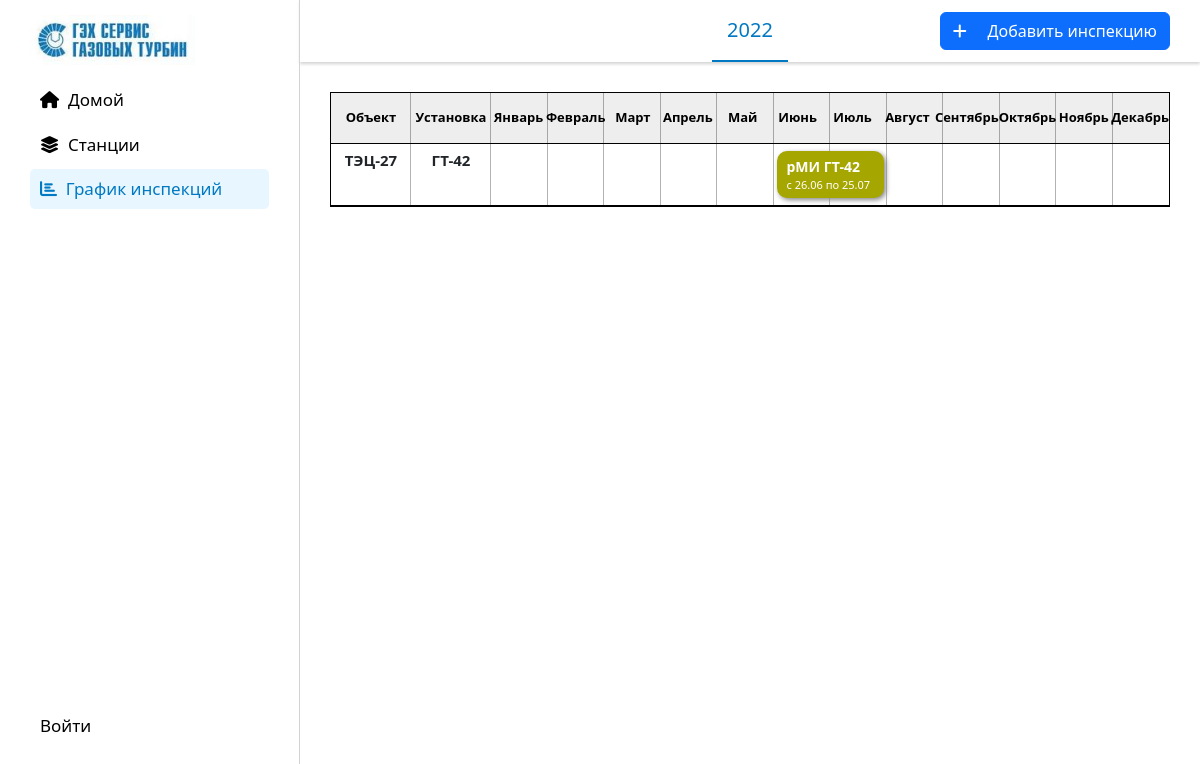
/chart/, run on an earlier commit of the app's database.
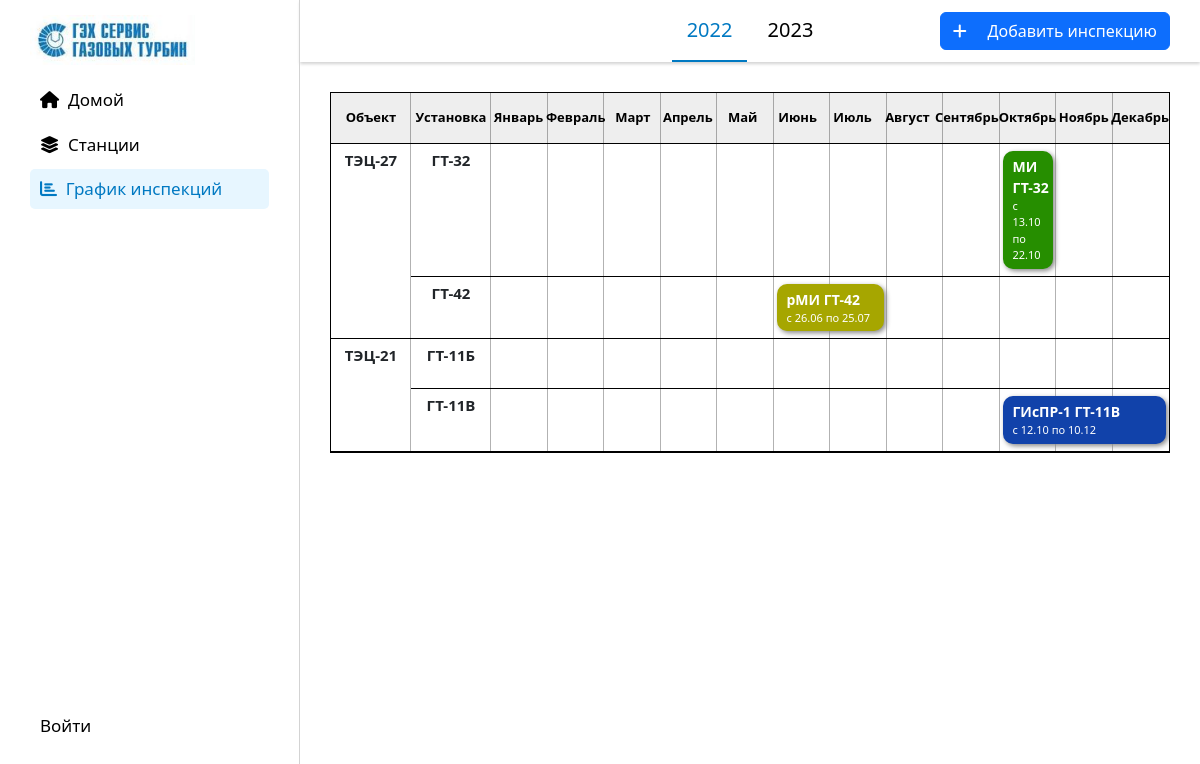
And on a later commit of the database.
### main/models.py (models this page shows, shortened)
class Station(models.Model):
    name = models.CharField('Наименование станции', max_length=100)
    short_name = models.CharField('Короткое наименование станции', max_length=10, default='-')
    number = models.IntegerField('Ид.', default=0, null=True, blank=True)
    company = models.CharField('Генерирующая компания', max_length=50, null=True, blank=True)
    image = models.ImageField('Изображение', blank=True, upload_to='')
    address = models.CharField('Адрес нахождения', max_length=100, null=True, blank=True)
    text = models.CharField('Текст', max_length=100, null=True, blank=True)
    large_text = models.TextField('Большой текст', max_length=2000, null=True, blank=True)

class Unit(models.Model):
    station = models.ForeignKey(Station, on_delete=models.CASCADE)
    name = models.CharField('Наименование установки', max_length=100)
    short_name = models.CharField('Короткое наименование установки', max_length=10, default='-')
    unit_type = models.ForeignKey(UnitType, on_delete=models.SET_NULL, null=True, blank=True)
    station_number = models.CharField('Станционный номер', max_length=10, null=True, blank=True)

class Event(models.Model):
    unit = models.ForeignKey(Unit, on_delete=models.CASCADE)
    event_type = models.ForeignKey(UnitEventType, on_delete=models.SET_NULL, null=True, blank=True)
    short_name = models.CharField('Короткое имя события', max_length=10)
    full_name = models.CharField('Полное имя события', max_length=100)
    start = models.DateField('Дата начала')
    end = models.DateField('Дата окончания')
    duration = models.IntegerField('Длительность', default=0)
    report = models.CharField('Номер отчета', max_length=50, null=True, blank=True, default='-')
    contract = models.ForeignKey(Contract, null=True, on_delete=models.SET_NULL, blank=True)
    report_file = models.FileField('Файл отчета', upload_to='', null=True, blank=True)

### main/views.py (the view)
# urls.py: path('chart/', views.chart, name='chart'),
def chart(request):
    year_list = [x[0] for x in set(list(Event.objects.values_list('start__year')) + list(Event.objects.values_list('end__year')))]
    print(year_list)
    years = []
    for year in sorted(year_list):
        stations = []
        station_list = Station.objects.all().order_by('number')
        for station in station_list:
            units = []
            unit_list = Unit.objects.order_by('short_name').filter(station=station)
            for unit in unit_list:
                event_list = []
                for event in Event.objects.order_by('start').filter(unit=unit):
                    if event.start.year == year or event.end.year == year:
                        event_list.append(event)
                unit_dict = {'unit' : unit, 'events' : event_list}
                units.append(unit_dict)
            station_dict = {'station' : station, 'units' : units}
            stations.append(station_dict)
        year_dict = {'year' : year, 'stations' : stations}
        years.append(year_dict)
    data = {'years' : years}
    return render(request, 'main/event_chart.html', data)

### main/templates/main/event_chart.html (shortened to what this page needs)
{% extends 'main/new_layout.html' %}
{% load static %}
{% block nav-chart %}
<a href="{% url 'chart' %}" class="active"><i class="fa-solid fa-chart-bar"></i>&nbsp&nbspГрафик инспекций</a>
{% endblock %}
{% block head %}
    <link rel="stylesheet" href="{% static 'main/css/container.css' %}">
    <link rel="stylesheet" href="{% static 'main/css/tab.css' %}">
    <link rel="stylesheet" href="{% static 'main/css/tab__tabcontent__block.css' %}">
{% endblock %}
{% block content %}
<div class="tab" style="text-align: center; font-size: 20px">
    {% for year in years %}
    <button class="tablinks" onclick="openTab(event, '{{ year.year }}')"
            {% if year.year == 2022 %}
            id="defaultOpen"
            {%endif %}
    >
        {{ year.year }}
    </button>
    {% endfor %}
</div>
<a href="{% url 'create_card' %}">
    <button class="btn btn-primary" style="position: absolute; top: 12px; right:30px">
        <i class="fa-solid fa-plus"></i>&nbsp&nbsp&nbsp&nbsp  Добавить инспекцию
    </button>
</a>
{% for year in years %}
<div id="{{ year.year }}" class="tabcontent">
<div class="chart-container">
    <div class="chart">
        <div class="chart-row chart-period" id="navbar">
            <span>Объект</span>
            <span>Установка</span>
            <span>Январь</span>
            <span>Февраль</span>
            <span>Март</span>
            <span>Апрель</span>
            <span>Май</span>
            <span>Июнь</span>
            <span>Июль</span>
            <span>Август</span>
            <span>Сентябрь</span>
            <span>Октябрь</span>
            <span>Ноябрь</span>
            <span>Декабрь</span>
        </div>
        <div class="chart-row chart-lines">
            <span></span><span></span><span></span><span></span>
            <span></span><span></span><span></span>
            <span></span><span></span><span style=""></span>
            <span></span><span></span><span></span>
        </div>
        {% for station in year.stations %}
        <div class="chart-row">
            <div class="chart-row-station">
                {{ station.station.short_name }}
            </div>
            <div>
                {% for unit in station.units %}
                <div class="chart-row-units">
                    <div class="chart-row-unit">{{ unit.unit.short_name }}<br>
                        </div>
                    {% for event in unit.events %}
                        <li onclick="location.href='{% url 'event_detail' event.id %}';"  style="
                        {% if event.start.year == year.year %}
                            grid-column-start: calc({{event.start.month}} + 1);
                        {% else %}
                            grid-column-start: calc({{ 1 }} + 1) ;
                        {% endif %}
                        {% if event.end.year == year.year %}
                            grid-column-end: calc({{event.end.month}} + 2);
                        {% else %}
                            grid-column-end: calc({{ 12 }} + 2) ;
                        {% endif %}
                        background-color:
                        {% if event.duration <= 14 %}
                            #268e00
                        {% elif event.duration <= 30 %}
                            #a6a600
                        {% else %}
                            #1142AA
                        {% endif %}">
                            <span style="font-weight: bolder; font-size: 14px">{{ event.short_name }} {{unit.unit.short_name}}</span><br>
                            с {{ event.start|date:'d.m' }} по {{ event.end|date:'d.m' }}
                        </li>
                    {% endfor %}
                </div>
                {% endfor %}
            </div>
        </div>
        {% endfor %}
    </div>
</div>
</div>
{% endfor %}
{% endblock %}

### main/templates/main/new_layout.html (shortened to what this page needs)
{% load static %}
<!DOCTYPE html>
<html lang="ru">
<head>
    <link href="https://cdn.jsdelivr.net/npm/bootstrap@5.2.0/dist/css/bootstrap.min.css" rel="stylesheet">
    <link rel="stylesheet" href="{% static 'main/css/new_main.css' %}">
    <link rel="stylesheet" href="{% static 'main/css/topnav.css' %}">
    {% block head %}{% endblock %}
</head>
<body>
<div class="sidenav">
    <img src="{% static 'main/img/logo1.jpg' %}" class="" alt="" height="100" style="margin-left: 30px">
    {% block nav-home %}<a href="{% url 'home' %}"><i class="fa-solid fa-house"></i>&nbsp&nbspДомой</a>{% endblock %}
    {% block nav-stations %}<a href="{% url 'stations' %}"><i class="fa-solid fa-layer-group"></i>&nbsp&nbspСтанции</a>{% endblock %}
    {% block nav-chart %}<a href="{% url 'chart' %}"><i class="fa-solid fa-chart-bar"></i>&nbsp&nbspГрафик инспекций</a>{% endblock %}
    <div class="auth">
        {% if not user.is_authenticated %}
            <a href="{% url 'login' %}?next={{request.path}}" style="">Войти</a>
        {% else %}
            <div class="user-info" style="display: inline-block">
                {{ user.first_name }} {{ user.last_name }}<br>
                @{{ user.username }}
            </div>
            <a href="{% url 'logout' %}?next={{request.path}}" style="">Выйти</a>
        {% endif %}
    </div>
</div>
<div class="main">
    {% block content %}
    {% endblock %}
</div>
</body>
</html>

### main/static/main/css/new_main.css (style rules this page uses)
body { min-width: calc(100% - 30px); }
.main { margin: 0px 0px 0px 300px; }
.sidenav { height: 100%; width: 300px; position: fixed; z-index: 1; top: 0; left: 0; overflow-x: hidden; border-right: 1px solid lightgrey; }
.sidenav img { display: block; height: 50px; margin: 15px 30px 15px 30px; }
.sidenav a { margin: 0px 30px 5px 30px; border-radius: 5px; padding: 7px 10px; display: block; color: black; text-decoration: none; font-size: 17px; font-weight: 500; }
.sidenav a.active { color: rgb(0, 121, 194); background-color: #E7F6FF; }
.sidenav .auth { width: 300px; position: fixed; z-index: 1; bottom: 50px; left: 0; overflow-x: hidden; }

### main/static/main/css/container.css (style rules this page uses)
.chart-container { min-width: calc(100% - 30px); margin: 15px; padding: 15px; background-color: white; position: relative; }
.chart { display: grid; border: 1px solid #000; position: relative; overflow: hidden; }
.chart-row { display: grid; grid-template-columns: 80px 1fr; background-color: white; border-bottom: 0px solid #000; }
.chart-period { color: #000; background-color: #eee; border-bottom: 1px solid #000; grid-template-columns: 80px 80px repeat(12, 1fr); position: sticky; }
.chart-lines { position: absolute; height: 100%; width: 100%; background-color: transparent; grid-template-columns: 80px 80px repeat(12, 1fr); }
.chart-period > span { text-align: center; font-size: 13px; font-weight: bold; padding: 15px 0; }
.chart-lines > span { display: block; border-right: 1px solid rgba(0, 0, 0, 0.3); }
.chart-row-station { background-color: #fff; border-right: 0px solid #000; border-bottom: 1px solid #000; font-size: 15px; font-weight: bold; text-align: center; padding: 5px 0px; }
.chart-row-units { display: grid; border-bottom: 1px solid black; min-height: 50px; padding: 0px; font-size: 15px; font-weight: bold; text-align: left; grid-template-columns: 80px repeat(12, 1fr); padding: 5px 0px; }
.chart-row-unit { border-right: 0px solid #000; font-size: 15px; font-weight: bold; text-align: center; }
li { list-style: none; font-weight: 350; text-align: left; font-size: 11px; min-height: 15px; background-color: #708090; padding: 5px 10px; color: #fff; overflow: hidden; position: relative; cursor: pointer; border-radius: 10px; transition: box-shadow 0.3s ease; transition: transform 0.3s ease; box-shadow: 2px 2px 5px #888888; margin: 2px 3px; }

### main/static/main/css/tab.css (style rules this page uses)
.tab { overflow: hidden; box-shadow: 0px 2px 3px lightgrey; }
.tab button { background-color: inherit; float: none; border: none; outline: none; cursor: pointer; padding: 15px; font-weight: 500; border-bottom: 2px solid inherit; }
.tab button.active { border-bottom: 2px solid rgb(0, 121, 194); color: rgb(0, 121, 194); }
.tabcontent { display: none; }

What changed in the data, as far as the page shows it:
added Unit: unit.short_name "ГТ-32"
added Event: short_name "МИ", start "13.10", end "22.10", duration 9 (drawn), shown under "ГТ-32"
added Station: station.short_name "ТЭЦ-21"
added Unit: unit.short_name "ГТ-11Б", shown under "ТЭЦ-21"
added Unit: unit.short_name "ГТ-11В", shown under "ТЭЦ-21"
added Event: short_name "ГИсПР-1", start "12.10", end "10.12", duration 60 (drawn), shown under "ГТ-11В"
Also different on the page:
new list line: "2023"
